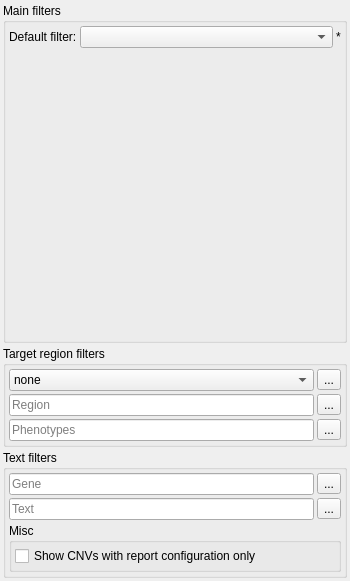
<?xml version="1.0" encoding="UTF-8"?>
<ui version="4.0">
 <class>FilterWidgetCNV</class>
 <widget class="QWidget" name="FilterWidgetCNV">
  <property name="geometry">
   <rect>
    <x>0</x>
    <y>0</y>
    <width>350</width>
    <height>581</height>
   </rect>
  </property>
  <property name="minimumSize">
   <size>
    <width>350</width>
    <height>500</height>
   </size>
  </property>
  <property name="windowTitle">
   <string>Filters</string>
  </property>
  <layout class="QVBoxLayout" name="verticalLayout_3">
   <property name="spacing">
    <number>3</number>
   </property>
   <property name="leftMargin">
    <number>3</number>
   </property>
   <property name="topMargin">
    <number>3</number>
   </property>
   <property name="rightMargin">
    <number>3</number>
   </property>
   <property name="bottomMargin">
    <number>3</number>
   </property>
   <item>
    <widget class="QGroupBox" name="groupBox">
     <property name="sizePolicy">
      <sizepolicy hsizetype="Minimum" vsizetype="MinimumExpanding">
       <horstretch>0</horstretch>
       <verstretch>0</verstretch>
      </sizepolicy>
     </property>
     <property name="toolTip">
      <string/>
     </property>
     <property name="title">
      <string>Main filters</string>
     </property>
     <property name="flat">
      <bool>true</bool>
     </property>
     <layout class="QVBoxLayout" name="verticalLayout">
      <property name="spacing">
       <number>3</number>
      </property>
      <property name="leftMargin">
       <number>3</number>
      </property>
      <property name="topMargin">
       <number>3</number>
      </property>
      <property name="rightMargin">
       <number>3</number>
      </property>
      <property name="bottomMargin">
       <number>3</number>
      </property>
      <item>
       <layout class="QHBoxLayout" name="horizontalLayout_3">
        <property name="spacing">
         <number>3</number>
        </property>
        <item>
         <widget class="QLabel" name="label_2">
          <property name="text">
           <string>Default filter:</string>
          </property>
         </widget>
        </item>
        <item>
         <widget class="QComboBox" name="filters">
          <property name="sizePolicy">
           <sizepolicy hsizetype="Expanding" vsizetype="Fixed">
            <horstretch>0</horstretch>
            <verstretch>0</verstretch>
           </sizepolicy>
          </property>
          <property name="maxVisibleItems">
           <number>20</number>
          </property>
         </widget>
        </item>
        <item>
         <widget class="QLabel" name="lab_modified">
          <property name="toolTip">
           <string>The filter was modified</string>
          </property>
          <property name="text">
           <string>*</string>
          </property>
         </widget>
        </item>
       </layout>
      </item>
      <item>
       <widget class="FilterCascadeWidget" name="cascade_widget" native="true">
        <property name="sizePolicy">
         <sizepolicy hsizetype="Expanding" vsizetype="Expanding">
          <horstretch>0</horstretch>
          <verstretch>0</verstretch>
         </sizepolicy>
        </property>
       </widget>
      </item>
     </layout>
    </widget>
   </item>
   <item>
    <widget class="QGroupBox" name="groupBox_2">
     <property name="title">
      <string>Target region filters</string>
     </property>
     <property name="flat">
      <bool>true</bool>
     </property>
     <layout class="QGridLayout" name="gridLayout">
      <property name="leftMargin">
       <number>3</number>
      </property>
      <property name="topMargin">
       <number>3</number>
      </property>
      <property name="rightMargin">
       <number>3</number>
      </property>
      <property name="bottomMargin">
       <number>3</number>
      </property>
      <property name="spacing">
       <number>3</number>
      </property>
      <item row="0" column="0">
       <widget class="QComboBox" name="roi">
        <property name="contextMenuPolicy">
         <enum>Qt::ActionsContextMenu</enum>
        </property>
        <property name="maxVisibleItems">
         <number>30</number>
        </property>
        <property name="insertPolicy">
         <enum>QComboBox::NoInsert</enum>
        </property>
        <property name="sizeAdjustPolicy">
         <enum>QComboBox::AdjustToMinimumContentsLength</enum>
        </property>
        <item>
         <property name="text">
          <string>none</string>
         </property>
        </item>
       </widget>
      </item>
      <item row="1" column="0">
       <widget class="QLineEdit" name="region">
        <property name="contextMenuPolicy">
         <enum>Qt::DefaultContextMenu</enum>
        </property>
        <property name="toolTip">
         <string>&lt;html&gt;&lt;head/&gt;&lt;body&gt;&lt;p&gt;Single target region e.g. 'chr1:120611985-120612025' or 'chr1'&lt;br/&gt;&lt;br/&gt;Notes:&lt;br/&gt;- Press return to finish entering text!&lt;/p&gt;&lt;/body&gt;&lt;/html&gt;</string>
        </property>
        <property name="placeholderText">
         <string>Region</string>
        </property>
        <property name="clearButtonEnabled">
         <bool>true</bool>
        </property>
       </widget>
      </item>
      <item row="2" column="0">
       <widget class="ClickableLineEdit" name="hpo">
        <property name="contextMenuPolicy">
         <enum>Qt::CustomContextMenu</enum>
        </property>
        <property name="toolTip">
         <string>&lt;html&gt;&lt;head/&gt;&lt;body&gt;&lt;p&gt;This text is overwritten at runtime!&lt;/p&gt;&lt;/body&gt;&lt;/html&gt;</string>
        </property>
        <property name="readOnly">
         <bool>true</bool>
        </property>
        <property name="placeholderText">
         <string>Phenotypes</string>
        </property>
        <property name="clearButtonEnabled">
         <bool>false</bool>
        </property>
       </widget>
      </item>
      <item row="0" column="1">
       <widget class="QToolButton" name="roi_import">
        <property name="toolTip">
         <string>&lt;html&gt;&lt;head/&gt;&lt;body&gt;&lt;p&gt;Import from main variant list.&lt;/p&gt;&lt;/body&gt;&lt;/html&gt;</string>
        </property>
        <property name="text">
         <string>...</string>
        </property>
        <property name="icon">
         <iconset resource="GSvar.qrc">
          <normaloff>:/Icons/Import.png</normaloff>:/Icons/Import.png</iconset>
        </property>
       </widget>
      </item>
      <item row="1" column="1">
       <widget class="QToolButton" name="region_import">
        <property name="toolTip">
         <string>&lt;html&gt;&lt;head/&gt;&lt;body&gt;&lt;p&gt;Import from main variant list.&lt;/p&gt;&lt;/body&gt;&lt;/html&gt;</string>
        </property>
        <property name="text">
         <string>...</string>
        </property>
        <property name="icon">
         <iconset resource="GSvar.qrc">
          <normaloff>:/Icons/Import.png</normaloff>:/Icons/Import.png</iconset>
        </property>
       </widget>
      </item>
      <item row="2" column="1">
       <widget class="QToolButton" name="hpo_import">
        <property name="toolTip">
         <string>&lt;html&gt;&lt;head/&gt;&lt;body&gt;&lt;p&gt;Import from main variant list.&lt;/p&gt;&lt;/body&gt;&lt;/html&gt;</string>
        </property>
        <property name="text">
         <string>...</string>
        </property>
        <property name="icon">
         <iconset resource="GSvar.qrc">
          <normaloff>:/Icons/Import.png</normaloff>:/Icons/Import.png</iconset>
        </property>
       </widget>
      </item>
     </layout>
    </widget>
   </item>
   <item>
    <widget class="QGroupBox" name="groupBox_4">
     <property name="title">
      <string>Text filters</string>
     </property>
     <property name="flat">
      <bool>true</bool>
     </property>
     <layout class="QGridLayout" name="gridLayout_2">
      <property name="leftMargin">
       <number>3</number>
      </property>
      <property name="topMargin">
       <number>3</number>
      </property>
      <property name="rightMargin">
       <number>3</number>
      </property>
      <property name="bottomMargin">
       <number>3</number>
      </property>
      <property name="spacing">
       <number>3</number>
      </property>
      <item row="0" column="1">
       <widget class="QToolButton" name="gene_import">
        <property name="toolTip">
         <string>&lt;html&gt;&lt;head/&gt;&lt;body&gt;&lt;p&gt;Import from main variant list.&lt;/p&gt;&lt;/body&gt;&lt;/html&gt;</string>
        </property>
        <property name="text">
         <string>...</string>
        </property>
        <property name="icon">
         <iconset resource="GSvar.qrc">
          <normaloff>:/Icons/Import.png</normaloff>:/Icons/Import.png</iconset>
        </property>
       </widget>
      </item>
      <item row="1" column="1">
       <widget class="QToolButton" name="text_import">
        <property name="toolTip">
         <string>&lt;html&gt;&lt;head/&gt;&lt;body&gt;&lt;p&gt;Import from main variant list.&lt;/p&gt;&lt;/body&gt;&lt;/html&gt;</string>
        </property>
        <property name="text">
         <string>...</string>
        </property>
        <property name="icon">
         <iconset resource="GSvar.qrc">
          <normaloff>:/Icons/Import.png</normaloff>:/Icons/Import.png</iconset>
        </property>
       </widget>
      </item>
      <item row="1" column="0">
       <widget class="QLineEdit" name="text">
        <property name="contextMenuPolicy">
         <enum>Qt::DefaultContextMenu</enum>
        </property>
        <property name="toolTip">
         <string>&lt;html&gt;&lt;head/&gt;&lt;body&gt;&lt;p&gt;Text filter using all annotation columns (case-insensitive).&lt;br/&gt;&lt;br/&gt;Notes:&lt;br/&gt;- Press return to finish entering text.&lt;/p&gt;&lt;/body&gt;&lt;/html&gt;</string>
        </property>
        <property name="text">
         <string/>
        </property>
        <property name="placeholderText">
         <string>Text</string>
        </property>
        <property name="clearButtonEnabled">
         <bool>true</bool>
        </property>
       </widget>
      </item>
      <item row="0" column="0">
       <widget class="QLineEdit" name="gene">
        <property name="contextMenuPolicy">
         <enum>Qt::DefaultContextMenu</enum>
        </property>
        <property name="toolTip">
         <string>&lt;html&gt;&lt;head/&gt;&lt;body&gt;&lt;p&gt;Comma-separated list of gene names.&lt;br/&gt;&lt;br/&gt;Notes:&lt;br/&gt;- You can use '*' as a wildcard. &lt;br/&gt;- Press return to finish entering text.&lt;/p&gt;&lt;/body&gt;&lt;/html&gt;</string>
        </property>
        <property name="placeholderText">
         <string>Gene</string>
        </property>
        <property name="clearButtonEnabled">
         <bool>true</bool>
        </property>
       </widget>
      </item>
      <item row="2" column="0" colspan="2">
       <widget class="QGroupBox" name="groupBox_3">
        <property name="title">
         <string>Misc</string>
        </property>
        <property name="flat">
         <bool>true</bool>
        </property>
        <layout class="QVBoxLayout" name="verticalLayout_2">
         <property name="spacing">
          <number>3</number>
         </property>
         <property name="leftMargin">
          <number>3</number>
         </property>
         <property name="topMargin">
          <number>3</number>
         </property>
         <property name="rightMargin">
          <number>3</number>
         </property>
         <property name="bottomMargin">
          <number>3</number>
         </property>
         <item>
          <widget class="QCheckBox" name="report_config">
           <property name="text">
            <string>Show CNVs with report configuration only</string>
           </property>
           <property name="tristate">
            <bool>false</bool>
           </property>
          </widget>
         </item>
        </layout>
       </widget>
      </item>
     </layout>
    </widget>
   </item>
  </layout>
 </widget>
 <customwidgets>
  <customwidget>
   <class>ClickableLineEdit</class>
   <extends>QLineEdit</extends>
   <header>ClickableLineEdit.h</header>
  </customwidget>
  <customwidget>
   <class>FilterCascadeWidget</class>
   <extends>QWidget</extends>
   <header>FilterCascadeWidget.h</header>
   <container>1</container>
  </customwidget>
 </customwidgets>
 <resources>
  <include location="GSvar.qrc"/>
 </resources>
 <connections/>
</ui>
